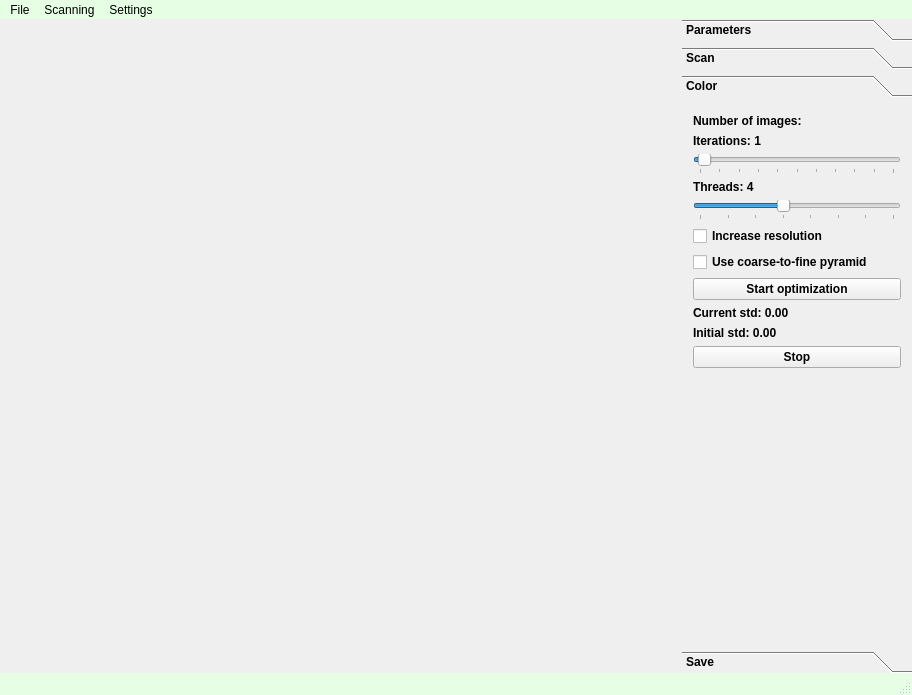
<?xml version="1.0" encoding="UTF-8"?>
<ui version="4.0">
 <class>ScaneliumClass</class>
 <widget class="QMainWindow" name="ScaneliumClass">
  <property name="geometry">
   <rect>
    <x>0</x>
    <y>0</y>
    <width>912</width>
    <height>695</height>
   </rect>
  </property>
  <property name="windowTitle">
   <string>Scanelium</string>
  </property>
  <widget class="QWidget" name="centralWidget">
   <property name="styleSheet">
    <string notr="true"/>
   </property>
   <layout class="QHBoxLayout" name="horizontalLayout">
    <property name="leftMargin">
     <number>0</number>
    </property>
    <property name="topMargin">
     <number>0</number>
    </property>
    <property name="rightMargin">
     <number>0</number>
    </property>
    <property name="bottomMargin">
     <number>0</number>
    </property>
    <item>
     <layout class="QHBoxLayout" name="horizontalLayout_2">
      <item>
       <widget class="glWidget" name="bigViewer" native="true">
        <property name="sizePolicy">
         <sizepolicy hsizetype="Expanding" vsizetype="Expanding">
          <horstretch>0</horstretch>
          <verstretch>0</verstretch>
         </sizepolicy>
        </property>
        <property name="minimumSize">
         <size>
          <width>600</width>
          <height>300</height>
         </size>
        </property>
        <property name="sizeIncrement">
         <size>
          <width>4</width>
          <height>3</height>
         </size>
        </property>
        <property name="layoutDirection">
         <enum>Qt::LeftToRight</enum>
        </property>
       </widget>
      </item>
      <item>
       <widget class="QToolBox" name="scanTab">
        <property name="sizePolicy">
         <sizepolicy hsizetype="Preferred" vsizetype="Expanding">
          <horstretch>0</horstretch>
          <verstretch>0</verstretch>
         </sizepolicy>
        </property>
        <property name="minimumSize">
         <size>
          <width>198</width>
          <height>400</height>
         </size>
        </property>
        <property name="maximumSize">
         <size>
          <width>230</width>
          <height>16777215</height>
         </size>
        </property>
        <property name="font">
         <font>
          <weight>75</weight>
          <bold>true</bold>
         </font>
        </property>
        <property name="layoutDirection">
         <enum>Qt::LeftToRight</enum>
        </property>
        <property name="styleSheet">
         <string notr="true">QToolBox QScrollArea&gt;QWidget&gt;QWidget {
	background-color: rgb(230, 255, 228);
}
QToolBox::tab {
	background-color: rgb(137, 255, 157);
	border-width: 4;
}
QToolBox {
	background-color: rgb(230, 255, 228);
}
</string>
        </property>
        <property name="currentIndex">
         <number>2</number>
        </property>
        <widget class="QWidget" name="initPage">
         <property name="geometry">
          <rect>
           <x>0</x>
           <y>0</y>
           <width>230</width>
           <height>544</height>
          </rect>
         </property>
         <attribute name="label">
          <string>Parameters</string>
         </attribute>
         <layout class="QVBoxLayout" name="verticalLayout_2">
          <item>
           <widget class="QGroupBox" name="groupBox">
            <property name="sizePolicy">
             <sizepolicy hsizetype="Preferred" vsizetype="MinimumExpanding">
              <horstretch>0</horstretch>
              <verstretch>0</verstretch>
             </sizepolicy>
            </property>
            <property name="font">
             <font>
              <weight>75</weight>
              <bold>true</bold>
             </font>
            </property>
            <property name="title">
             <string>Camera</string>
            </property>
            <layout class="QVBoxLayout" name="verticalLayout_4">
             <property name="topMargin">
              <number>9</number>
             </property>
             <item>
              <widget class="QLabel" name="label">
               <property name="text">
                <string>Resolution</string>
               </property>
              </widget>
             </item>
             <item>
              <widget class="QLabel" name="label_2">
               <property name="text">
                <string>Depth</string>
               </property>
              </widget>
             </item>
             <item>
              <widget class="QComboBox" name="depthResCombo">
               <property name="layoutDirection">
                <enum>Qt::LeftToRight</enum>
               </property>
               <property name="currentIndex">
                <number>1</number>
               </property>
               <item>
                <property name="text">
                 <string>320x240</string>
                </property>
               </item>
               <item>
                <property name="text">
                 <string>640x480</string>
                </property>
               </item>
              </widget>
             </item>
             <item>
              <widget class="QLabel" name="label_3">
               <property name="text">
                <string>Color</string>
               </property>
              </widget>
             </item>
             <item>
              <widget class="QComboBox" name="colorResCombo">
               <property name="layoutDirection">
                <enum>Qt::LeftToRight</enum>
               </property>
               <property name="currentIndex">
                <number>1</number>
               </property>
               <item>
                <property name="text">
                 <string>320x240</string>
                </property>
               </item>
               <item>
                <property name="text">
                 <string>640x480</string>
                </property>
               </item>
               <item>
                <property name="text">
                 <string>1280x1024</string>
                </property>
               </item>
              </widget>
             </item>
             <item>
              <layout class="QHBoxLayout" name="horizontalLayout_6">
               <item>
                <widget class="QCheckBox" name="recordCheckBox">
                 <property name="text">
                  <string>Record ONI</string>
                 </property>
                </widget>
               </item>
               <item>
                <widget class="QCheckBox" name="recordOnlyBox">
                 <property name="enabled">
                  <bool>false</bool>
                 </property>
                 <property name="text">
                  <string>Only record</string>
                 </property>
                 <property name="checkable">
                  <bool>true</bool>
                 </property>
                </widget>
               </item>
              </layout>
             </item>
            </layout>
           </widget>
          </item>
          <item>
           <widget class="QGroupBox" name="groupBox_2">
            <property name="sizePolicy">
             <sizepolicy hsizetype="Preferred" vsizetype="MinimumExpanding">
              <horstretch>0</horstretch>
              <verstretch>0</verstretch>
             </sizepolicy>
            </property>
            <property name="font">
             <font>
              <weight>75</weight>
              <bold>true</bold>
             </font>
            </property>
            <property name="title">
             <string>Scene</string>
            </property>
            <layout class="QVBoxLayout" name="verticalLayout_3">
             <property name="topMargin">
              <number>9</number>
             </property>
             <item>
              <widget class="QLabel" name="sizeLabel">
               <property name="text">
                <string>Size :  cube 1 m</string>
               </property>
              </widget>
             </item>
             <item>
              <widget class="QSlider" name="sizeSlider">
               <property name="minimum">
                <number>5</number>
               </property>
               <property name="maximum">
                <number>50</number>
               </property>
               <property name="singleStep">
                <number>5</number>
               </property>
               <property name="value">
                <number>10</number>
               </property>
               <property name="orientation">
                <enum>Qt::Horizontal</enum>
               </property>
               <property name="tickPosition">
                <enum>QSlider::TicksBelow</enum>
               </property>
               <property name="tickInterval">
                <number>5</number>
               </property>
              </widget>
             </item>
             <item>
              <widget class="QLabel" name="gridLabel">
               <property name="text">
                <string>Resolution: 256</string>
               </property>
              </widget>
             </item>
             <item>
              <widget class="QSlider" name="gridSlider">
               <property name="minimum">
                <number>64</number>
               </property>
               <property name="maximum">
                <number>512</number>
               </property>
               <property name="singleStep">
                <number>32</number>
               </property>
               <property name="pageStep">
                <number>64</number>
               </property>
               <property name="value">
                <number>256</number>
               </property>
               <property name="sliderPosition">
                <number>256</number>
               </property>
               <property name="orientation">
                <enum>Qt::Horizontal</enum>
               </property>
               <property name="tickPosition">
                <enum>QSlider::TicksBelow</enum>
               </property>
              </widget>
             </item>
             <item>
              <widget class="QCheckBox" name="doubleYcheckBox">
               <property name="text">
                <string>Double height</string>
               </property>
              </widget>
             </item>
             <item>
              <widget class="QLabel" name="label_6">
               <property name="text">
                <string>Camera location</string>
               </property>
              </widget>
             </item>
             <item>
              <widget class="QComboBox" name="camposeCombo">
               <property name="layoutDirection">
                <enum>Qt::LeftToRight</enum>
               </property>
               <property name="currentText">
                <string>Face center</string>
               </property>
               <property name="currentIndex">
                <number>1</number>
               </property>
               <item>
                <property name="text">
                 <string>Scene center</string>
                </property>
               </item>
               <item>
                <property name="text">
                 <string>Face center</string>
                </property>
               </item>
               <item>
                <property name="text">
                 <string>Custom</string>
                </property>
               </item>
              </widget>
             </item>
             <item>
              <widget class="QGroupBox" name="customPoseBox">
               <property name="enabled">
                <bool>true</bool>
               </property>
               <property name="title">
                <string>Custom camera pose</string>
               </property>
               <layout class="QVBoxLayout" name="verticalLayout_8">
                <item>
                 <layout class="QHBoxLayout" name="horizontalLayout_3">
                  <item>
                   <widget class="QLabel" name="label_4">
                    <property name="text">
                     <string>Y</string>
                    </property>
                   </widget>
                  </item>
                  <item>
                   <widget class="QSlider" name="yAngleSlider">
                    <property name="minimum">
                     <number>-180</number>
                    </property>
                    <property name="maximum">
                     <number>180</number>
                    </property>
                    <property name="orientation">
                     <enum>Qt::Horizontal</enum>
                    </property>
                   </widget>
                  </item>
                 </layout>
                </item>
                <item>
                 <layout class="QHBoxLayout" name="horizontalLayout_4">
                  <item>
                   <widget class="QLabel" name="label_5">
                    <property name="text">
                     <string>X</string>
                    </property>
                   </widget>
                  </item>
                  <item>
                   <widget class="QSlider" name="xAngleSlider">
                    <property name="minimum">
                     <number>-180</number>
                    </property>
                    <property name="maximum">
                     <number>180</number>
                    </property>
                    <property name="orientation">
                     <enum>Qt::Horizontal</enum>
                    </property>
                   </widget>
                  </item>
                 </layout>
                </item>
                <item>
                 <layout class="QHBoxLayout" name="horizontalLayout_5">
                  <item>
                   <widget class="QLabel" name="label_7">
                    <property name="text">
                     <string>From center</string>
                    </property>
                   </widget>
                  </item>
                  <item>
                   <widget class="QSlider" name="zDistanceSlider">
                    <property name="maximum">
                     <number>30</number>
                    </property>
                    <property name="value">
                     <number>9</number>
                    </property>
                    <property name="orientation">
                     <enum>Qt::Horizontal</enum>
                    </property>
                   </widget>
                  </item>
                 </layout>
                </item>
               </layout>
              </widget>
             </item>
            </layout>
           </widget>
          </item>
          <item>
           <spacer name="verticalSpacer">
            <property name="orientation">
             <enum>Qt::Vertical</enum>
            </property>
            <property name="sizeHint" stdset="0">
             <size>
              <width>20</width>
              <height>40</height>
             </size>
            </property>
           </spacer>
          </item>
          <item>
           <widget class="QPushButton" name="startButton">
            <property name="text">
             <string>Start reconstruction</string>
            </property>
           </widget>
          </item>
         </layout>
        </widget>
        <widget class="QWidget" name="scanPage">
         <property name="geometry">
          <rect>
           <x>0</x>
           <y>0</y>
           <width>230</width>
           <height>544</height>
          </rect>
         </property>
         <attribute name="label">
          <string>Scan</string>
         </attribute>
         <layout class="QVBoxLayout" name="verticalLayout_5">
          <item>
           <widget class="QLabel" name="scansizeLabel">
            <property name="text">
             <string>Size: 1m cube</string>
            </property>
           </widget>
          </item>
          <item>
           <widget class="QLabel" name="scanimagesLabel">
            <property name="text">
             <string>Number of images:</string>
            </property>
           </widget>
          </item>
          <item>
           <widget class="QLabel" name="angleLabel">
            <property name="text">
             <string>Angle diff:</string>
            </property>
           </widget>
          </item>
          <item>
           <widget class="QLabel" name="distLabel">
            <property name="text">
             <string>Distance diff:</string>
            </property>
           </widget>
          </item>
          <item>
           <widget class="QPushButton" name="resetButton">
            <property name="text">
             <string>Restart</string>
            </property>
           </widget>
          </item>
          <item>
           <widget class="QPushButton" name="finishButton">
            <property name="text">
             <string>Finish</string>
            </property>
           </widget>
          </item>
          <item>
           <spacer name="verticalSpacer_2">
            <property name="orientation">
             <enum>Qt::Vertical</enum>
            </property>
            <property name="sizeHint" stdset="0">
             <size>
              <width>20</width>
              <height>40</height>
             </size>
            </property>
           </spacer>
          </item>
         </layout>
        </widget>
        <widget class="QWidget" name="colorTab">
         <property name="geometry">
          <rect>
           <x>0</x>
           <y>0</y>
           <width>230</width>
           <height>544</height>
          </rect>
         </property>
         <attribute name="label">
          <string>Color</string>
         </attribute>
         <layout class="QVBoxLayout" name="verticalLayout_6">
          <item>
           <widget class="QLabel" name="imagesLabel">
            <property name="text">
             <string>Number of images:</string>
            </property>
           </widget>
          </item>
          <item>
           <widget class="QLabel" name="iterationslabel">
            <property name="text">
             <string>Iterations: 1</string>
            </property>
           </widget>
          </item>
          <item>
           <widget class="QSlider" name="iterationsSlider">
            <property name="maximum">
             <number>50</number>
            </property>
            <property name="value">
             <number>1</number>
            </property>
            <property name="orientation">
             <enum>Qt::Horizontal</enum>
            </property>
            <property name="tickPosition">
             <enum>QSlider::TicksBelow</enum>
            </property>
            <property name="tickInterval">
             <number>5</number>
            </property>
           </widget>
          </item>
          <item>
           <widget class="QLabel" name="threadsLabel">
            <property name="text">
             <string>Threads: 4</string>
            </property>
           </widget>
          </item>
          <item>
           <widget class="QSlider" name="threadsSlider">
            <property name="minimum">
             <number>1</number>
            </property>
            <property name="maximum">
             <number>8</number>
            </property>
            <property name="pageStep">
             <number>1</number>
            </property>
            <property name="value">
             <number>4</number>
            </property>
            <property name="orientation">
             <enum>Qt::Horizontal</enum>
            </property>
            <property name="tickPosition">
             <enum>QSlider::TicksBelow</enum>
            </property>
            <property name="tickInterval">
             <number>1</number>
            </property>
           </widget>
          </item>
          <item>
           <widget class="QCheckBox" name="detailCheckBox">
            <property name="text">
             <string>Increase resolution</string>
            </property>
            <property name="checked">
             <bool>false</bool>
            </property>
           </widget>
          </item>
          <item>
           <widget class="QCheckBox" name="imgPyrBox">
            <property name="text">
             <string>Use coarse-to-fine pyramid</string>
            </property>
           </widget>
          </item>
          <item>
           <widget class="QPushButton" name="colorButton">
            <property name="text">
             <string>Start optimization</string>
            </property>
           </widget>
          </item>
          <item>
           <widget class="QLabel" name="residualLabel">
            <property name="text">
             <string>Current std: 0.00</string>
            </property>
           </widget>
          </item>
          <item>
           <widget class="QLabel" name="initialResidualLabel">
            <property name="text">
             <string>Initial std: 0.00</string>
            </property>
           </widget>
          </item>
          <item>
           <widget class="QPushButton" name="softStopButton">
            <property name="text">
             <string>Stop</string>
            </property>
           </widget>
          </item>
          <item>
           <spacer name="verticalSpacer_6">
            <property name="orientation">
             <enum>Qt::Vertical</enum>
            </property>
            <property name="sizeHint" stdset="0">
             <size>
              <width>20</width>
              <height>353</height>
             </size>
            </property>
           </spacer>
          </item>
         </layout>
        </widget>
        <widget class="QWidget" name="SaveTab">
         <property name="geometry">
          <rect>
           <x>0</x>
           <y>0</y>
           <width>230</width>
           <height>544</height>
          </rect>
         </property>
         <attribute name="label">
          <string>Save</string>
         </attribute>
         <layout class="QVBoxLayout" name="verticalLayout_7">
          <item>
           <widget class="QPushButton" name="saveButton">
            <property name="text">
             <string>Save</string>
            </property>
           </widget>
          </item>
          <item>
           <spacer name="verticalSpacer_7">
            <property name="orientation">
             <enum>Qt::Vertical</enum>
            </property>
            <property name="sizeHint" stdset="0">
             <size>
              <width>20</width>
              <height>372</height>
             </size>
            </property>
           </spacer>
          </item>
         </layout>
        </widget>
       </widget>
      </item>
     </layout>
    </item>
   </layout>
  </widget>
  <widget class="QMenuBar" name="menuBar">
   <property name="geometry">
    <rect>
     <x>0</x>
     <y>0</y>
     <width>912</width>
     <height>21</height>
    </rect>
   </property>
   <property name="sizePolicy">
    <sizepolicy hsizetype="MinimumExpanding" vsizetype="MinimumExpanding">
     <horstretch>0</horstretch>
     <verstretch>0</verstretch>
    </sizepolicy>
   </property>
   <property name="styleSheet">
    <string notr="true">QMenuBar {
	background-color: rgb(230, 255, 228);
}
QMenuBar::item {
	background-color: rgb(230, 255, 228);
}
QMenu {
	background-color: rgb(230, 255, 228);
}
QMenu::item {
	background-color: rgb(230, 255, 228);
}
</string>
   </property>
   <widget class="QMenu" name="menuFile">
    <property name="title">
     <string>File</string>
    </property>
    <addaction name="actionNew"/>
    <addaction name="actionOpen"/>
    <addaction name="actionSave"/>
    <addaction name="separator"/>
    <addaction name="actionExit"/>
   </widget>
   <widget class="QMenu" name="menuKinfu">
    <property name="title">
     <string>Scanning</string>
    </property>
    <addaction name="actionStart"/>
    <addaction name="actionReset"/>
    <addaction name="actionStop"/>
   </widget>
   <widget class="QMenu" name="menuSettings">
    <property name="title">
     <string>Settings</string>
    </property>
    <addaction name="actionSettings"/>
    <addaction name="actionInfo"/>
   </widget>
   <addaction name="menuFile"/>
   <addaction name="menuKinfu"/>
   <addaction name="menuSettings"/>
  </widget>
  <widget class="QStatusBar" name="statusBar">
   <property name="styleSheet">
    <string notr="true">QStatusBar {
	background-color: rgb(230, 255, 228);
}</string>
   </property>
  </widget>
  <action name="actionNew">
   <property name="text">
    <string>New</string>
   </property>
  </action>
  <action name="actionOpen">
   <property name="text">
    <string>Open</string>
   </property>
   <property name="shortcut">
    <string>Ctrl+O</string>
   </property>
  </action>
  <action name="actionSave">
   <property name="text">
    <string>Save</string>
   </property>
   <property name="shortcut">
    <string>Ctrl+S</string>
   </property>
  </action>
  <action name="actionExit">
   <property name="text">
    <string>Exit</string>
   </property>
  </action>
  <action name="actionInit">
   <property name="text">
    <string>Init</string>
   </property>
  </action>
  <action name="actionStart">
   <property name="text">
    <string>Start</string>
   </property>
   <property name="shortcut">
    <string>Space</string>
   </property>
  </action>
  <action name="actionCamera">
   <property name="text">
    <string>Камера</string>
   </property>
  </action>
  <action name="actionKinfu">
   <property name="text">
    <string>Реконструкция</string>
   </property>
  </action>
  <action name="actionColor">
   <property name="text">
    <string>Вычисление цвета</string>
   </property>
  </action>
  <action name="actionMesh">
   <property name="text">
    <string>Mesh</string>
   </property>
  </action>
  <action name="actionClear">
   <property name="text">
    <string>Очистить</string>
   </property>
  </action>
  <action name="actionStop">
   <property name="text">
    <string>Stop</string>
   </property>
   <property name="shortcut">
    <string>Return</string>
   </property>
  </action>
  <action name="actionReset">
   <property name="text">
    <string>Restart</string>
   </property>
   <property name="shortcut">
    <string>R</string>
   </property>
  </action>
  <action name="actionSettings">
   <property name="text">
    <string>Options</string>
   </property>
  </action>
  <action name="actionInfo">
   <property name="text">
    <string>About</string>
   </property>
  </action>
 </widget>
 <layoutdefault spacing="6" margin="11"/>
 <customwidgets>
  <customwidget>
   <class>glWidget</class>
   <extends>QWidget</extends>
   <header>glwidget.h</header>
   <container>1</container>
  </customwidget>
 </customwidgets>
 <resources/>
 <connections>
  <connection>
   <sender>actionExit</sender>
   <signal>triggered()</signal>
   <receiver>ScaneliumClass</receiver>
   <slot>close()</slot>
   <hints>
    <hint type="sourcelabel">
     <x>-1</x>
     <y>-1</y>
    </hint>
    <hint type="destinationlabel">
     <x>299</x>
     <y>199</y>
    </hint>
   </hints>
  </connection>
 </connections>
 <slots>
  <slot>kinfu_begin()</slot>
  <slot>kinfu_stop()</slot>
  <slot>kinfu_run()</slot>
  <slot>kinfu_reset()</slot>
  <slot>save_file()</slot>
  <slot>open_file()</slot>
  <slot>open_settings()</slot>
  <slot>show_info()</slot>
 </slots>
</ui>
